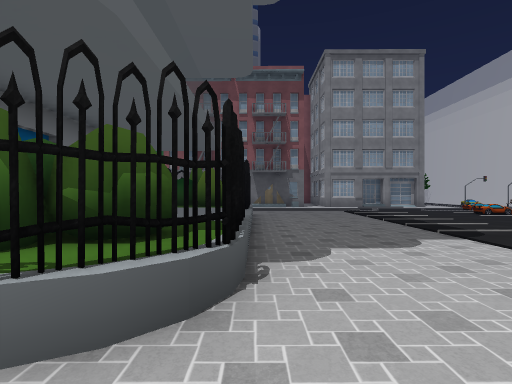
View 1 (above)

24 first-person views from a walk through a Unity game level. The camera is 1.5 m above the floor, looks level and sees 80° across. The floor is counted in squares, 2 m on a side. Each view is taken from the middle of a square. On the plan, view 1 faces up. The plan holds only what a view shows up to about 10 squares ahead; the rest is blank. The place goes on beyond the plan. The player character is not drawn. Some surface patterns are stand-ins.

View 2
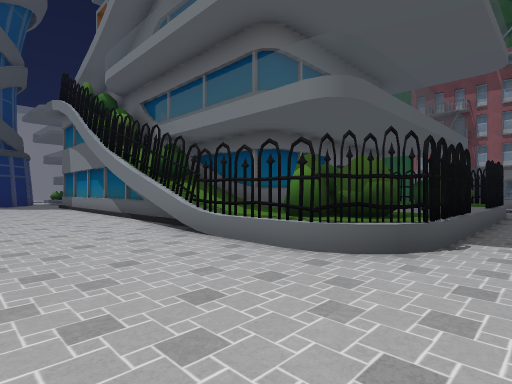

View 3
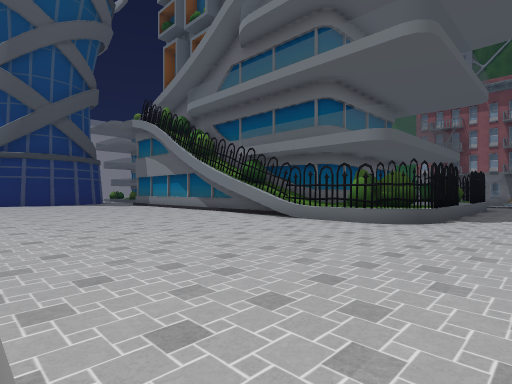

View 4
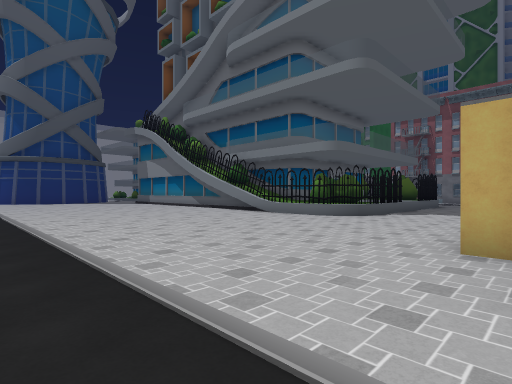

View 5
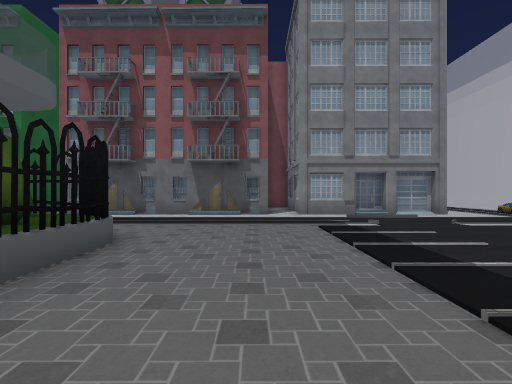

View 6
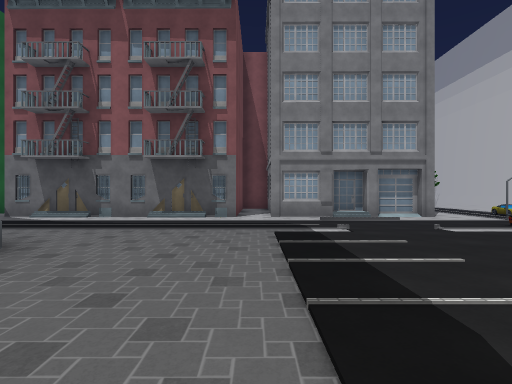

View 7
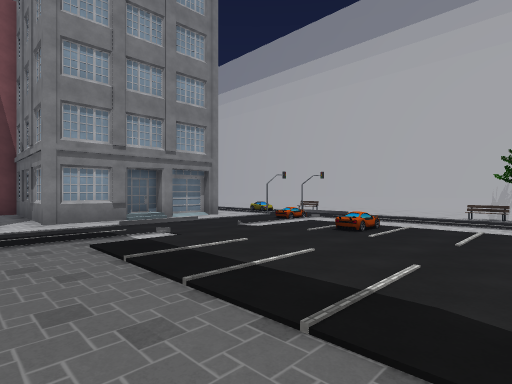

View 8
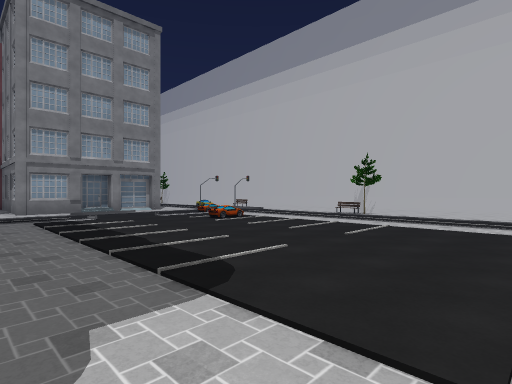

View 9
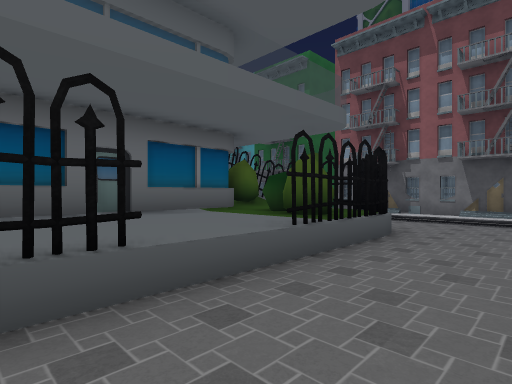

View 10
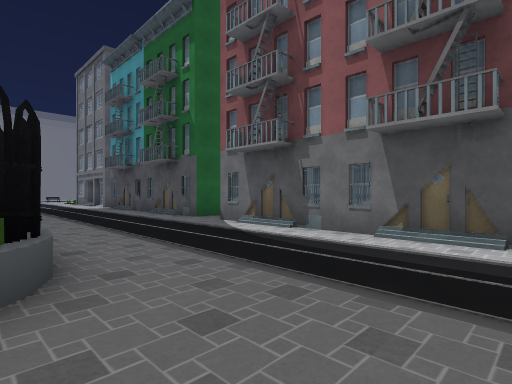

View 11
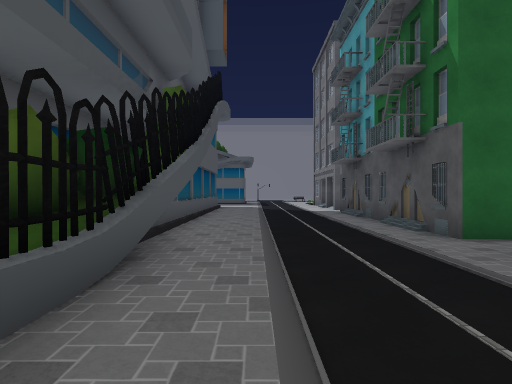

View 12
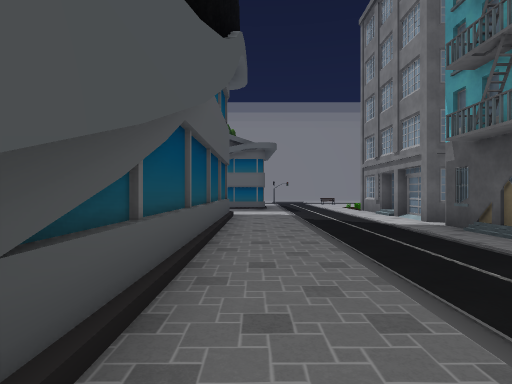

View 13
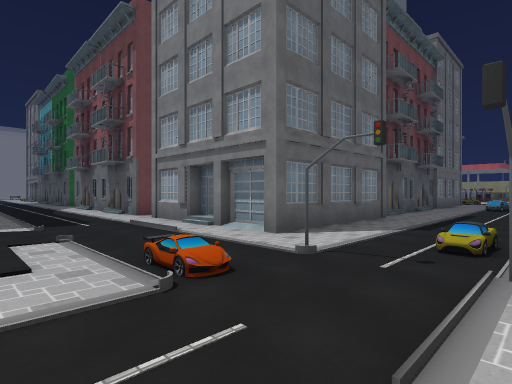

View 14
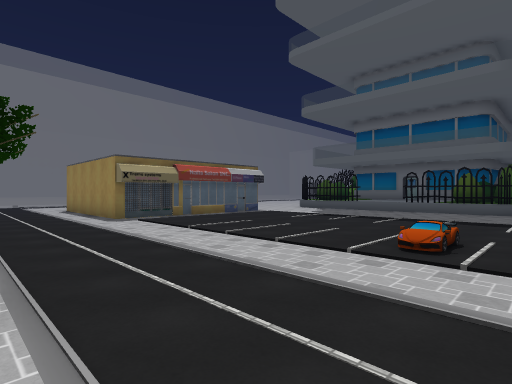

View 15
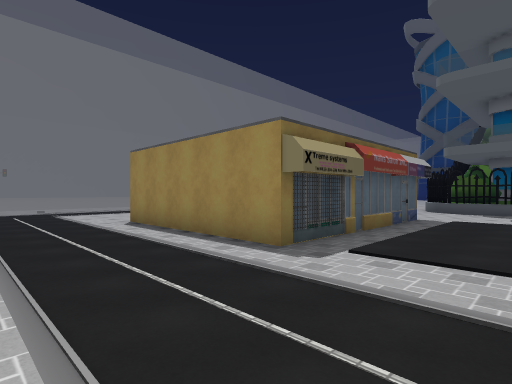

View 16
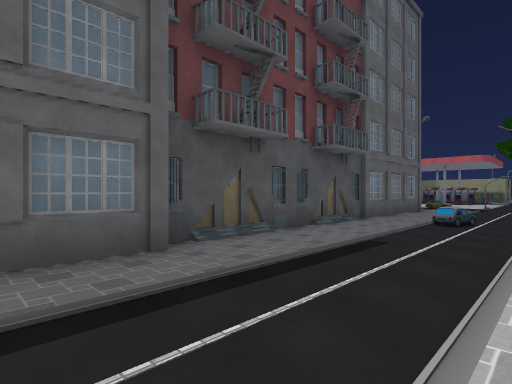

View 17
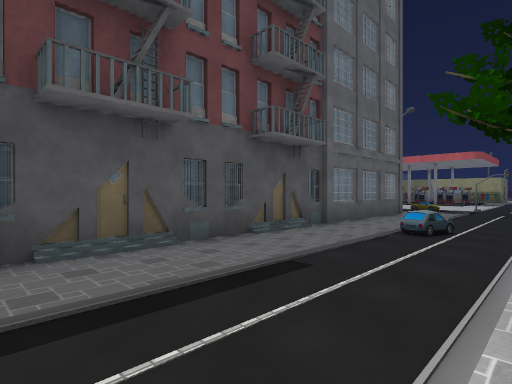

View 18
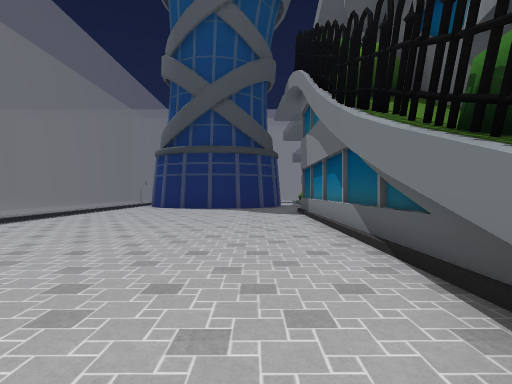

View 19
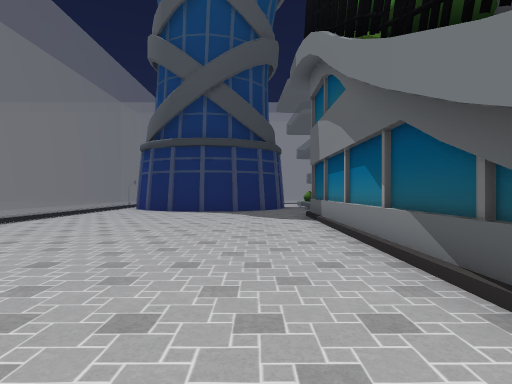

View 20
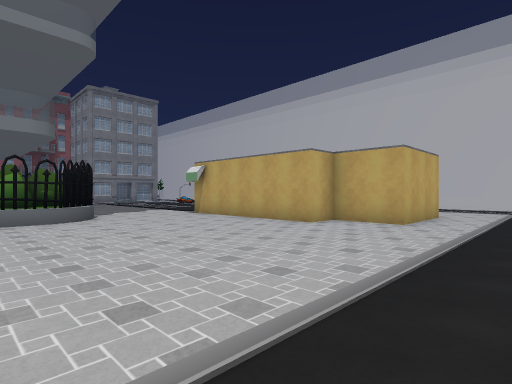

View 21
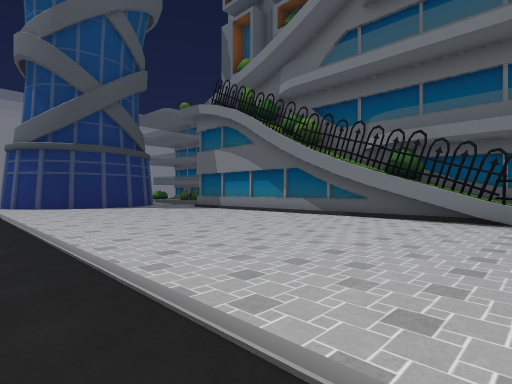

View 22
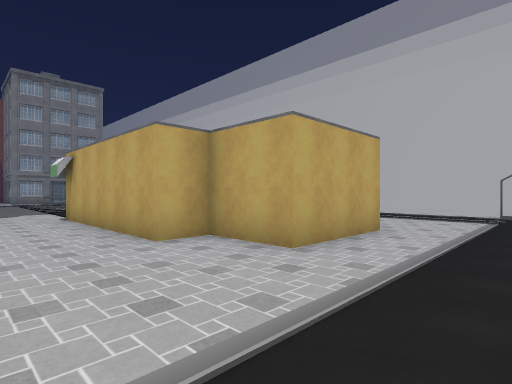

View 23
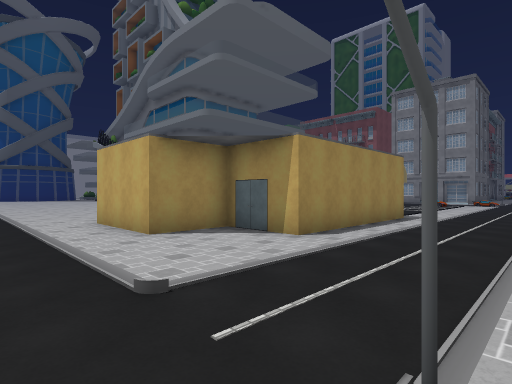

View 24
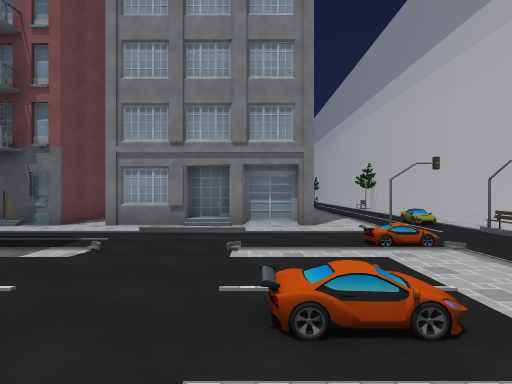

### Floor plan
Key: @ floor where view 1 was taken; # wall or solid block; . floor; / step, stairs or slope; ^ raised ledge; B building; E bench; T tree; C car; O other object.
Columns run from 16 left of view 1 to 12 right of it. Each row starts with its distance up from view 1.
 31                           ..
 30                         # ..
 29                         #...
 28                         #...
 27                         #...
 26                         #.C.
 25                         #....
 24                         #....
 23                         #...
 22                         #...
 21                         #...T
 20                    ##   #....
 19                    .#   #....
 18                    .#   #....
 17                   #.#  ##...
 16  #B       #.     ##.####B..O.
 15 ....B.#####.##B###B.##.BB....
 14 ..........................#.E
 13 .........................//..
 12 ...................../..../..
 11 .............................
 10 #############^#O.......O/....
  9             #^#^^...........E
  8             ^^^^^...........T
  7             ^^^^^............
  6             ^^^^^............
  5             ^^^^^............
  4             ^^^^^............
  3            #^^##^............
  2 ############^^^O...#######...
  1 ..........#####....#     #...
  0 ................@..#     #...
 -1 ...................#     #..
 -2 ...................##  ###..
 -3 ....................#  #.....
 -4 ....................####.....
 -5 .............................
 -6 ........................../..
 -7 .....   .....................

Positions as (right, up) in squares from view 1, and headings:
1: (0, 0), facing up
2: (1, -2), facing up-left
3: (2, -6), facing up-left
4: (4, -7), facing up-left
5: (2, 5), facing up
6: (3, 6), facing up
7: (2, 7), facing up-right
8: (2, 3), facing up-right
9: (2, 4), facing up-left
10: (2, 10), facing up-left
11: (-1, 12), facing left
12: (-6, 11), facing left
13: (12, 11), facing up-left
14: (12, 11), facing down-left
15: (12, 5), facing down-left
16: (12, 18), facing up-left
17: (12, 20), facing up-left
18: (-4, 0), facing left
19: (-6, 0), facing left
20: (-3, -7), facing up-right
21: (-3, -7), facing up-left
22: (1, -7), facing up-right
23: (12, -7), facing up-left
24: (7, 8), facing up
